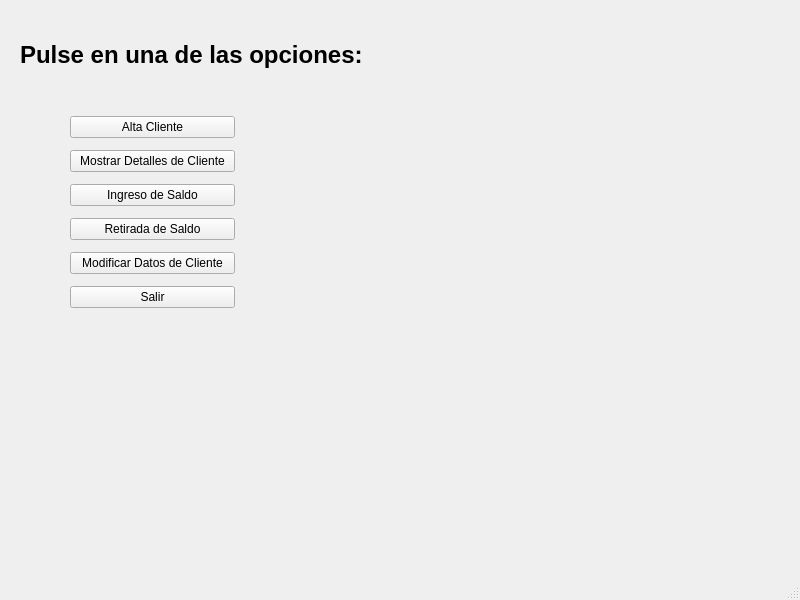
<?xml version="1.0" encoding="UTF-8"?>
<ui version="4.0">
 <class>MainUser</class>
 <widget class="QMainWindow" name="MainUser">
  <property name="geometry">
   <rect>
    <x>0</x>
    <y>0</y>
    <width>800</width>
    <height>600</height>
   </rect>
  </property>
  <property name="windowTitle">
   <string>MainUser</string>
  </property>
  <widget class="QWidget" name="centralwidget">
   <widget class="QLabel" name="label">
    <property name="geometry">
     <rect>
      <x>20</x>
      <y>10</y>
      <width>481</width>
      <height>91</height>
     </rect>
    </property>
    <property name="font">
     <font>
      <pointsize>18</pointsize>
      <weight>75</weight>
      <bold>true</bold>
     </font>
    </property>
    <property name="text">
     <string>&lt;html&gt;&lt;head/&gt;&lt;body&gt;&lt;p&gt;Pulse en una de las opciones:&lt;/p&gt;&lt;/body&gt;&lt;/html&gt;</string>
    </property>
   </widget>
   <widget class="QWidget" name="">
    <property name="geometry">
     <rect>
      <x>70</x>
      <y>110</y>
      <width>165</width>
      <height>205</height>
     </rect>
    </property>
    <layout class="QVBoxLayout" name="verticalLayout">
     <item>
      <widget class="QPushButton" name="alta">
       <property name="text">
        <string>Alta Cliente</string>
       </property>
      </widget>
     </item>
     <item>
      <widget class="QPushButton" name="detalle">
       <property name="text">
        <string>Mostrar Detalles de Cliente</string>
       </property>
      </widget>
     </item>
     <item>
      <widget class="QPushButton" name="ingreso">
       <property name="text">
        <string>Ingreso de Saldo</string>
       </property>
      </widget>
     </item>
     <item>
      <widget class="QPushButton" name="retirada">
       <property name="text">
        <string>Retirada de Saldo</string>
       </property>
      </widget>
     </item>
     <item>
      <widget class="QPushButton" name="modificar">
       <property name="text">
        <string>Modificar Datos de Cliente</string>
       </property>
      </widget>
     </item>
     <item>
      <widget class="QPushButton" name="exit">
       <property name="text">
        <string>Salir</string>
       </property>
      </widget>
     </item>
    </layout>
   </widget>
  </widget>
  <widget class="QStatusBar" name="statusbar"/>
 </widget>
 <resources/>
 <connections/>
</ui>
